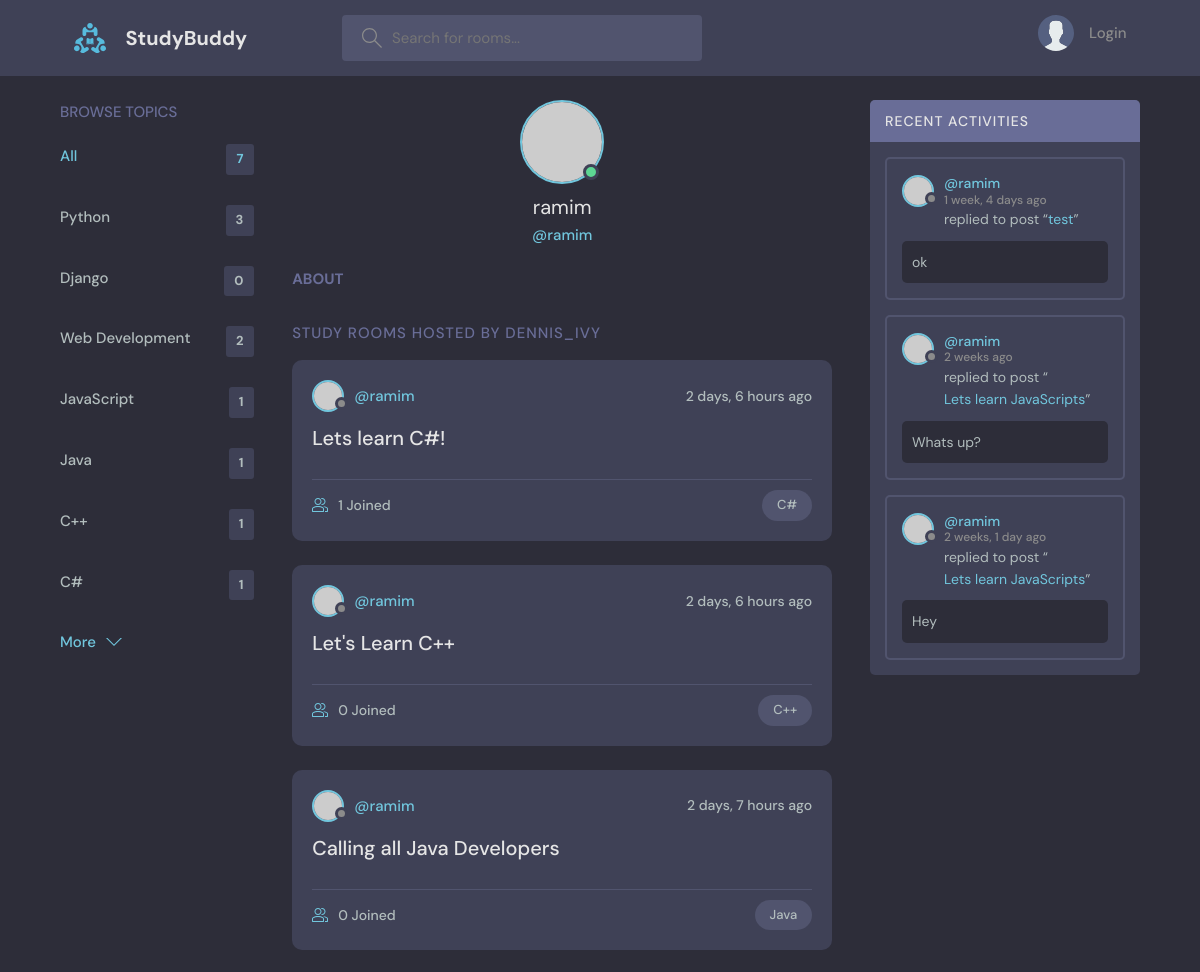
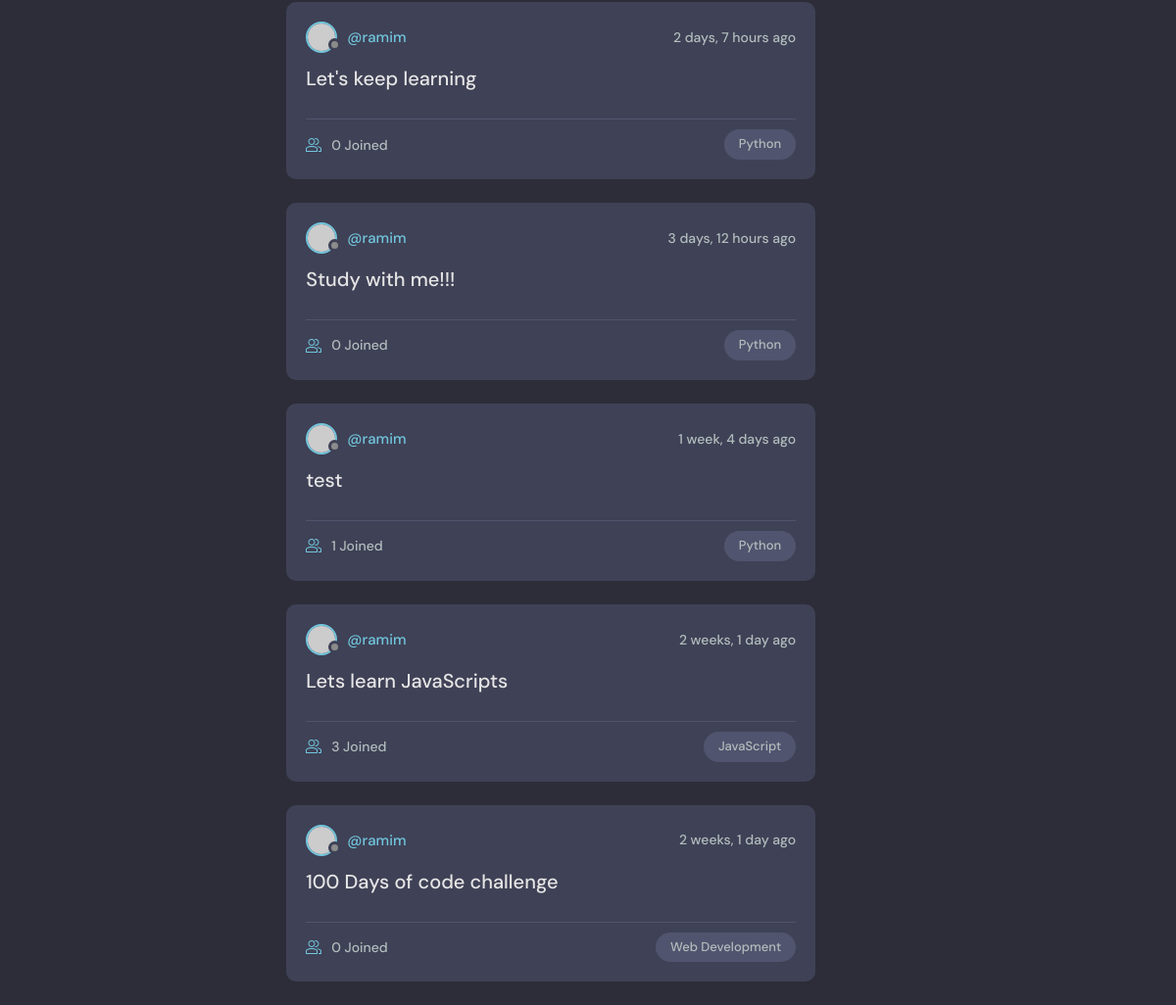
The app's page /profile/1 with its own data (2 pictures, top to bottom).
### base/models.py (models this page shows, shortened)
class Topic(models.Model):
  name = models.CharField(max_length=200)

class Room(models.Model):
  host = models.ForeignKey(User, on_delete=models.SET_NULL, null=True)
  topic = models.ForeignKey(Topic, on_delete=models.SET_NULL, null=True)#if the topic parent class is deleted the room child model is not deleted null = True allowed in the database
  name = models.CharField(max_length=200)
  description = models.TextField(null=True, blank=True) #it can be blank by null=True, blank=True means the submitted form can also be true
  participants = models.ManyToManyField(User, related_name='participants', blank=True)
  updated = models.DateTimeField(auto_now=True) #takes the time when every time the save method is called
  created = models.DateTimeField(auto_now_add=True) #only take the time when we first save or create this instance(initial time)
  class Meta:
    ordering = ['-updated', '-created']
  def __str__(self):
    return self.name #it will return the name of the class in the admin panel

class Message(models.Model):
    user = models.ForeignKey(User, on_delete=models.CASCADE) #the User model is defined in default
    room = models.ForeignKey(Room, on_delete=models.CASCADE)#(parent name(Room) many to one relationship, value when the parent model(Room) is deleted the child model(Message) is also deleted)
    body = models.TextField()
    update = models.DateTimeField(auto_now=True)
    created = models.DateTimeField(auto_now_add=True)
    class Meta:
        ordering = ['-created']

### base/views.py (the view)
# urls.py: path('profile/<str:pk>', views.userProfile, name="user-profile"),
def userProfile(request, pk):
  user = User.objects.get(id=pk)
  rooms = user.room_set.all()
  room_messages = user.message_set.all()
  topics = Topic.objects.all()
  context = {'user': user, 'rooms': rooms, 'room_messages':room_messages, 'topics':topics}
  return render(request, 'base/profile.html', context)

### base/templates/base/profile.html (shortened to what this page needs)
{% extends 'main.html' %}
{% block content %}
<main class="profile-page layout layout--3">
  <div class="container">
    {% include 'base/topics_component.html' %}
    <div class="roomList">
      <div class="profile">
        <div class="profile__avatar">
          <div class="avatar avatar--large active">
            <img src="https://randomuser.me/api/portraits/men/11.jpg" />
          </div>
        </div>
        <div class="profile__info">
          <h3>{{user.username}}</h3>
          <p>@{{user.username}}</p>
        </div>
        <div class="profile__about">
          <h3>About</h3>
        </div>
      </div>
      <div class="roomList__header">
        <div>
          <h2>Study Rooms Hosted by dennis_ivy</a>
          </h2>
        </div>
      </div>
      {% include 'base/feed_component.html' %}
    </div>
    {% include 'base/activity_component.html' %}
  </div>
</main>
{% endblock content %}

### base/templates/base/topics_component.html
<div class="topics">
  <div class="topics__header">
    <h2>Browse Topics</h2>
  </div>
  <ul class="topics__list">
    <li>
      <a href="{% url 'home' %}" class="active" >All <span>{{topics.count}}</span></a>
    </li>
    {% for topic in topics %}
    <li>
      <a href="{% url 'home' %}?q={{topic.name}}">{{topic.name}} <span>{{topic.room_set.all.count}}</span></a>
    </li>
    {% endfor %}
  </ul>
  <a class="btn btn--link" href="{% url 'topics' %}">
    More
    <svg version="1.1" xmlns="http://www.w3.org/2000/svg" width="32" height="32" viewBox="0 0 32 32">
      <title>chevron-down</title>
      <path d="M16 21l-13-13h-3l16 16 16-16h-3l-13 13z"></path>
    </svg>
  </a>
</div>

### base/templates/base/feed_component.html (shortened to what this page needs)
{% for room in rooms %}
<div class="roomListRoom">
  <div class="roomListRoom__header">
    <a href="{% url 'user-profile' room.host.id %}" class="roomListRoom__author">
      <div class="avatar avatar--small">
        <img src="https://randomuser.me/api/portraits/women/11.jpg" />
      </div>
      <span>@{{room.host.username}}</span>
    </a>
    <div class="roomListRoom__actions">
      <span>{{room.created|timesince}} ago</span>
    </div>
  </div>
  <div class="roomListRoom__content">
    <a href="{% url 'room' room.id %}">{{room.name}}</a>
  </div>
  <div class="roomListRoom__meta">
    <a href="{% url 'room' room.id %}" class="roomListRoom__joined">
      {{room.participants.all.count}} Joined
    </a>
    <p class="roomListRoom__topic">{{room.topic.name}}</p>
  </div>
</div>
{% endfor %}

### base/templates/base/activity_component.html (shortened to what this page needs)
<div class="activities">
  <div class="activities__header">
    <h2>Recent Activities</h2>
  </div>
  {% for message in room_messages %}
  <div class="activities__box">
    <div class="activities__boxHeader roomListRoom__header">
      <a href="{% url 'user-profile' message.user.id %}" class="roomListRoom__author">
        <div class="avatar avatar--small">
          <img src="https://randomuser.me/api/portraits/women/11.jpg" />
        </div>
        <p>
          @{{message.user}}
          <span>{{message.created|timesince}} ago</span>
        </p>
      </a>
    </div>
    <div class="activities__boxContent">
      <p>replied to post “<a href="{% url 'room' message.room.id %}">{{message.room}}</a>”</p>
      <div class="activities__boxRoomContent">
      {{message.body}}
      </div>
    </div>
  </div>
  {% endfor %}
</div>

### records on screen
Topic: name "Python", room_set.all.count "3"
Topic: name "Django", room_set.all.count "0"
Topic: name "Web Development", room_set.all.count "2"
Topic: name "JavaScript", room_set.all.count "1"
Topic: name "Java", room_set.all.count "1"
Topic: name "C++", room_set.all.count "1"
Topic: name "C#", room_set.all.count "1"
Room: host.username "ramim", created "2 days, 6 hours", name "Lets learn C#!", participants.all.count "1", topic.name "C#"
Room: host.username "ramim", created "2 days, 6 hours", name "Let's Learn C++", participants.all.count "0", topic.name "C++"
Room: host.username "ramim", created "2 days, 7 hours", name "Calling all Java Developers", participants.all.count "0", topic.name "Java"
Room: host.username "ramim", created "2 days, 7 hours", name "Let's keep learning", participants.all.count "0", topic.name "Python"
Room: host.username "ramim", created "3 days, 12 hours", name "Study with me!!!", participants.all.count "0", topic.name "Python"
Room: host.username "ramim", created "1 week, 4 days", name "test", participants.all.count "1", topic.name "Python"
Room: host.username "ramim", created "2 weeks, 1 day", name "Lets learn JavaScripts", participants.all.count "3", topic.name "JavaScript"
Room: host.username "ramim", created "2 weeks, 1 day", name "100 Days of code challenge", participants.all.count "0", topic.name "Web Development"
Message: user "ramim", created "1 week, 4 days", room "test", body "ok"
Message: user "ramim", created "2 weeks", room "Lets learn JavaScripts", body "Whats up?"
Message: user "ramim", created "2 weeks, 1 day", room "Lets learn JavaScripts", body "Hey"

### other values on screen
{{ topics.count }} "7"
{{ user.username }} "ramim"
